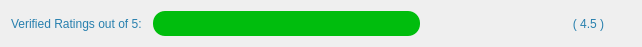
         <widget class="QWidget" name="layoutWidget">
          <property name="geometry">
           <rect>
            <x>150</x>
            <y>10</y>
            <width>642</width>
            <height>33</height>
           </rect>
          </property>
          <layout class="QHBoxLayout" name="horizontalLayout_8">
           <property name="spacing">
            <number>11</number>
           </property>
           <item>
            <widget class="QLabel" name="label_4">
             <property name="styleSheet">
              <string notr="true">*{
font: 700 14pt &quot;Segoe UI&quot;;
color: #2880AE;
}</string>
             </property>
             <property name="text">
              <string>Verified Ratings out of 5:</string>
             </property>
            </widget>
           </item>
           <item>
            <widget class="QProgressBar" name="progressbar_rate_2_6">
             <property name="minimumSize">
              <size>
               <width>0</width>
               <height>25</height>
              </size>
             </property>
             <property name="styleSheet">
              <string notr="true">*{
 background-color: #EFEFEF;
 border-radius: 12px;                      
 }
 QProgressBar::chunk 
{
border-radius: 12px;
background-color: #00BD0D;
 }</string>
             </property>
             <property name="value">
              <number>70</number>
             </property>
             <property name="textVisible">
              <bool>false</bool>
             </property>
            </widget>
           </item>
           <item>
            <widget class="QLabel" name="lb_rate_2_6">
             <property name="minimumSize">
              <size>
               <width>85</width>
               <height>0</height>
              </size>
             </property>
             <property name="styleSheet">
              <string notr="true">*{
font: 900 15pt &quot;Segoe UI&quot;;
color: #2880AE;
}</string>
             </property>
             <property name="text">
              <string>( 4.5 )</string>
             </property>
             <property name="alignment">
              <set>Qt::AlignCenter</set>
             </property>
            </widget>
           </item>
          </layout>
         </widget>
